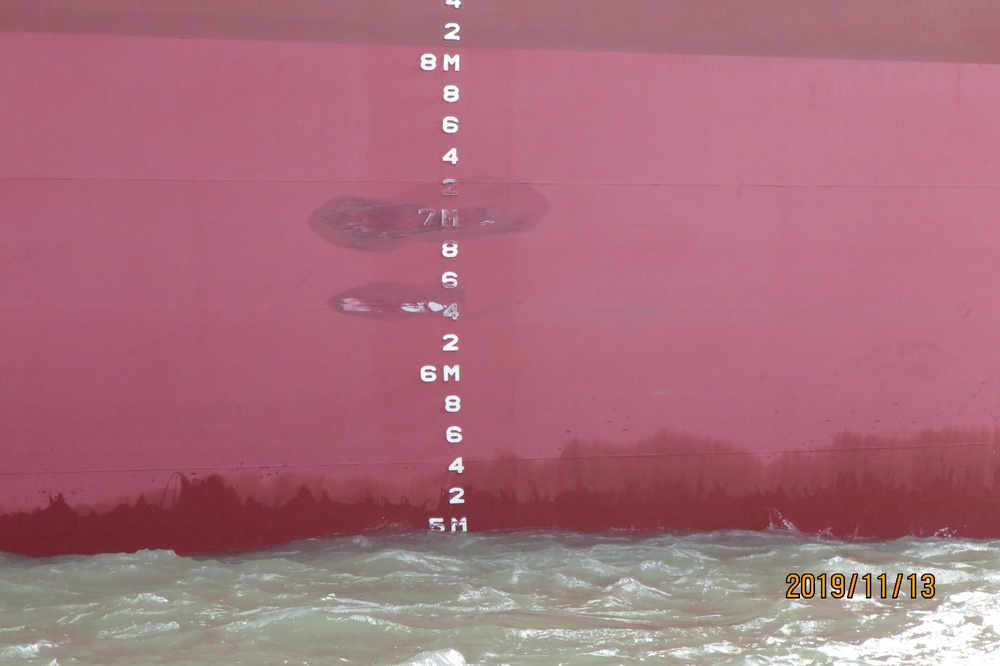
#> input picture match/detection/IMG_1249.JPG, 1000 x 666 px, shrunk from 4000 x 2664 before the run
$ python method2.py
#> lines starting #> are read from the running program, lines starting #| are printed output that depends on the picture; after the words box and inside, x2 and y2 are one past the last pixel; in counts of white or black regions, pixels touching at a corner belong together
import cv2
import numpy as np
import matplotlib.pyplot as plt
from detection.linear import *
img = cv2.imread('IMG_1249.JPG')
#> img is the input picture: shape (666, 1000, 3); mean B, G, R 123.4, 110.1, 168.4
height = img.shape[0]
#> height = 666
width = img.shape[1]
#> width = 1000
ret,binary = cv2.threshold(img,100,255,cv2.THRESH_BINARY)
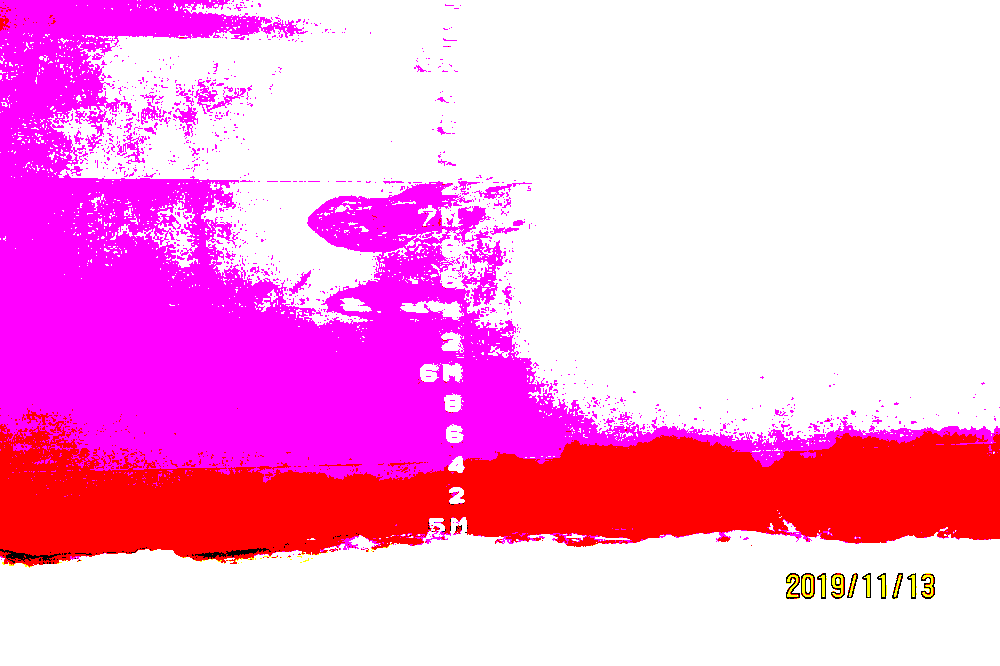
#> binary: shape (666, 1000, 3); mean B, G, R 220.1, 161.3, 254.4
img4 = cv2.Canny(binary,20,30)
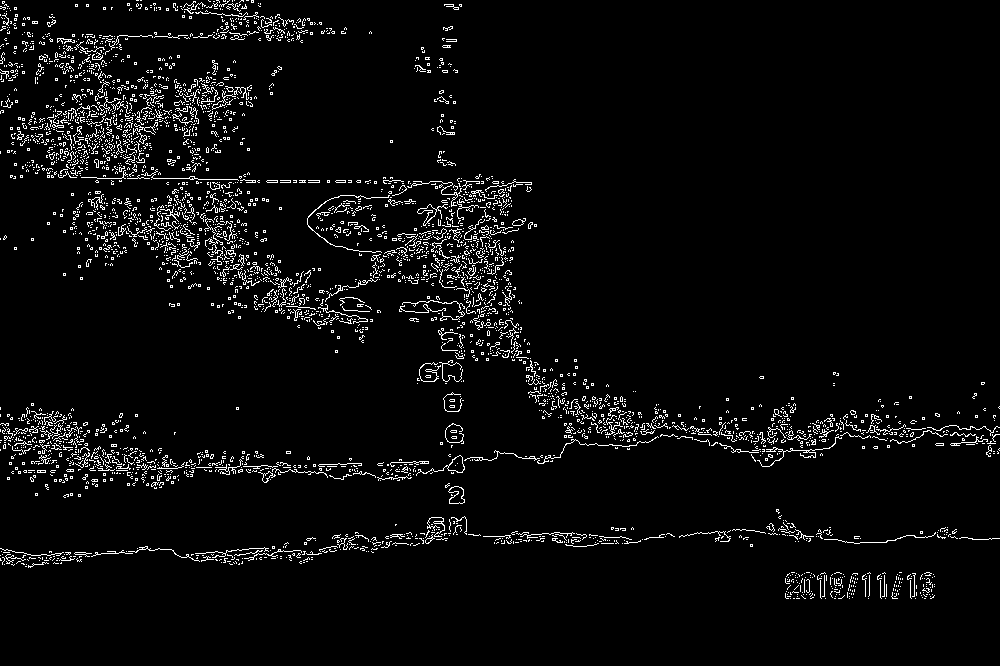
#> img4: shape (666, 1000); 4.1% white in thin lines or dots, all inside (x1, y1, x2, y2) = (0, 0, 1000, 599)
for i in range(height):
    if i<0.8*height:
        img4[i] = 0
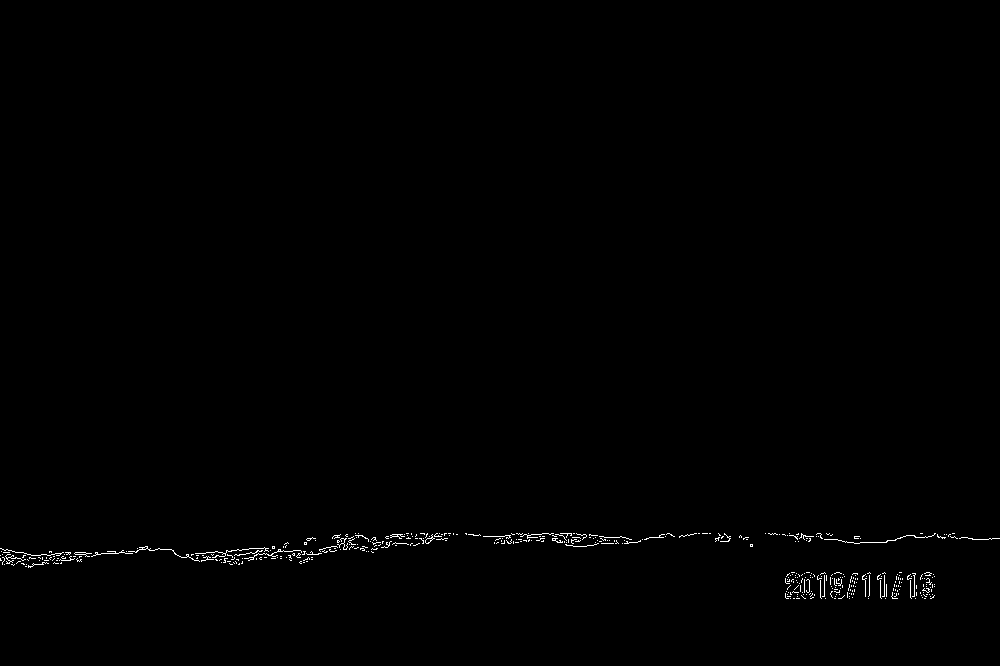
#> img4: shape (666, 1000); 0.45% white in thin lines or dots, all inside (x1, y1, x2, y2) = (0, 533, 1000, 599)
x= []
y = []
k = 0
for i in range(height):
    for j in range(width):
        if img4[i,j] == 255:
            x.append(i)
            y.append(j)
            k = k + 1
#> after the loop, k = 2983; x = 2983 values from 533 to 598

#print(height)
X = np.array(x)
#> X = 2983 values from 533 to 598
Y = np.array(y)

Z = np.polyfit(Y,X,1)
#> Z = [0.021, 544.4]
P = np.poly1d(Z)

X1 = np.arange(width)
#> X1 = 1000 values from 0 to 999
Y1 = P(X1)
#> Y1 = 1000 values from 544.4 to 565.4
plot = plt.plot(X1,Y1,'r')
plt.axis([0,width,0,height])
ax = plt.gca()
ax.xaxis.set_ticks_position('top')
ax.invert_yaxis()

origin = plt.imread('IMG_1249.JPG')
#cv2.namedWindow('1',cv2.WINDOW_NORMAL)
#cv2.imshow('1',img4)
plt.imshow(origin)
plt.show()
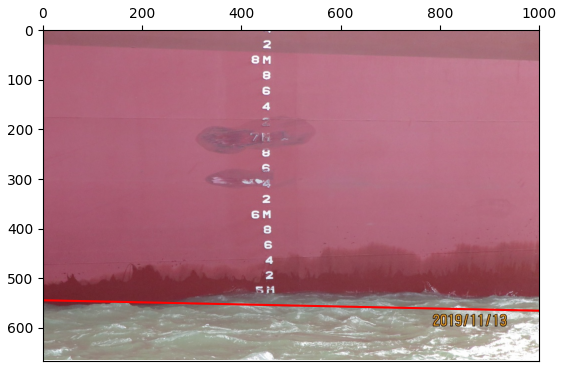
#> figure drawn by matplotlib, 1 panel
cv2.waitKey(0)
